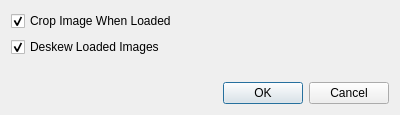
<?xml version="1.0" encoding="UTF-8"?>
<ui version="4.0">
 <class>AdvancedConfigDialog</class>
 <widget class="QDialog" name="AdvancedConfigDialog">
  <property name="geometry">
   <rect>
    <x>0</x>
    <y>0</y>
    <width>400</width>
    <height>115</height>
   </rect>
  </property>
  <property name="windowTitle">
   <string>Advanced Settings</string>
  </property>
  <layout class="QVBoxLayout" name="verticalLayout_2">
   <item>
    <layout class="QVBoxLayout" name="verticalLayout">
     <item>
      <widget class="QCheckBox" name="checkBox">
       <property name="text">
        <string>Crop Image When Loaded</string>
       </property>
       <property name="checked">
        <bool>true</bool>
       </property>
      </widget>
     </item>
     <item>
      <widget class="QCheckBox" name="checkBox_2">
       <property name="text">
        <string>Deskew Loaded Images</string>
       </property>
       <property name="checked">
        <bool>true</bool>
       </property>
      </widget>
     </item>
     <item>
      <spacer name="verticalSpacer">
       <property name="orientation">
        <enum>Qt::Vertical</enum>
       </property>
       <property name="sizeHint" stdset="0">
        <size>
         <width>20</width>
         <height>40</height>
        </size>
       </property>
      </spacer>
     </item>
     <item>
      <widget class="QDialogButtonBox" name="buttonBox">
       <property name="orientation">
        <enum>Qt::Horizontal</enum>
       </property>
       <property name="standardButtons">
        <set>QDialogButtonBox::Cancel|QDialogButtonBox::Ok</set>
       </property>
      </widget>
     </item>
    </layout>
   </item>
  </layout>
 </widget>
 <resources/>
 <connections>
  <connection>
   <sender>buttonBox</sender>
   <signal>accepted()</signal>
   <receiver>AdvancedConfigDialog</receiver>
   <slot>accept()</slot>
   <hints>
    <hint type="sourcelabel">
     <x>248</x>
     <y>254</y>
    </hint>
    <hint type="destinationlabel">
     <x>157</x>
     <y>274</y>
    </hint>
   </hints>
  </connection>
  <connection>
   <sender>buttonBox</sender>
   <signal>rejected()</signal>
   <receiver>AdvancedConfigDialog</receiver>
   <slot>reject()</slot>
   <hints>
    <hint type="sourcelabel">
     <x>316</x>
     <y>260</y>
    </hint>
    <hint type="destinationlabel">
     <x>286</x>
     <y>274</y>
    </hint>
   </hints>
  </connection>
 </connections>
</ui>
